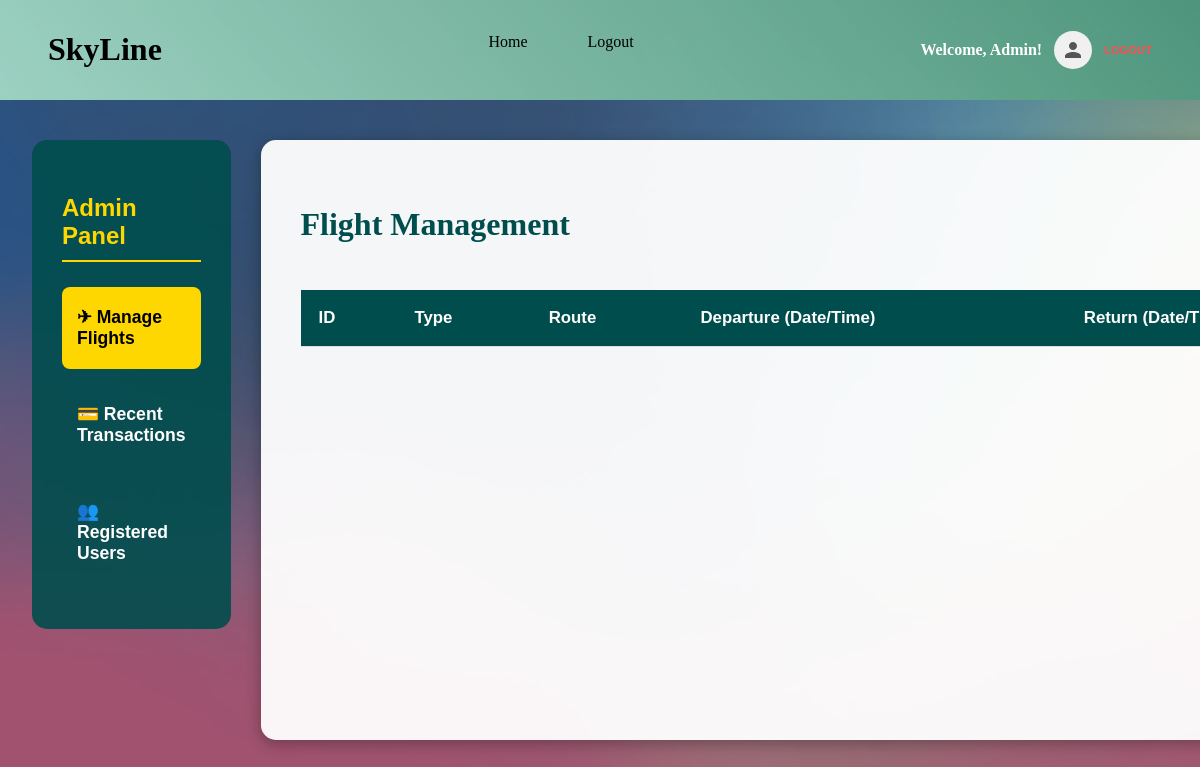
Before: /admin_dashboard (signed in) with the older database file.
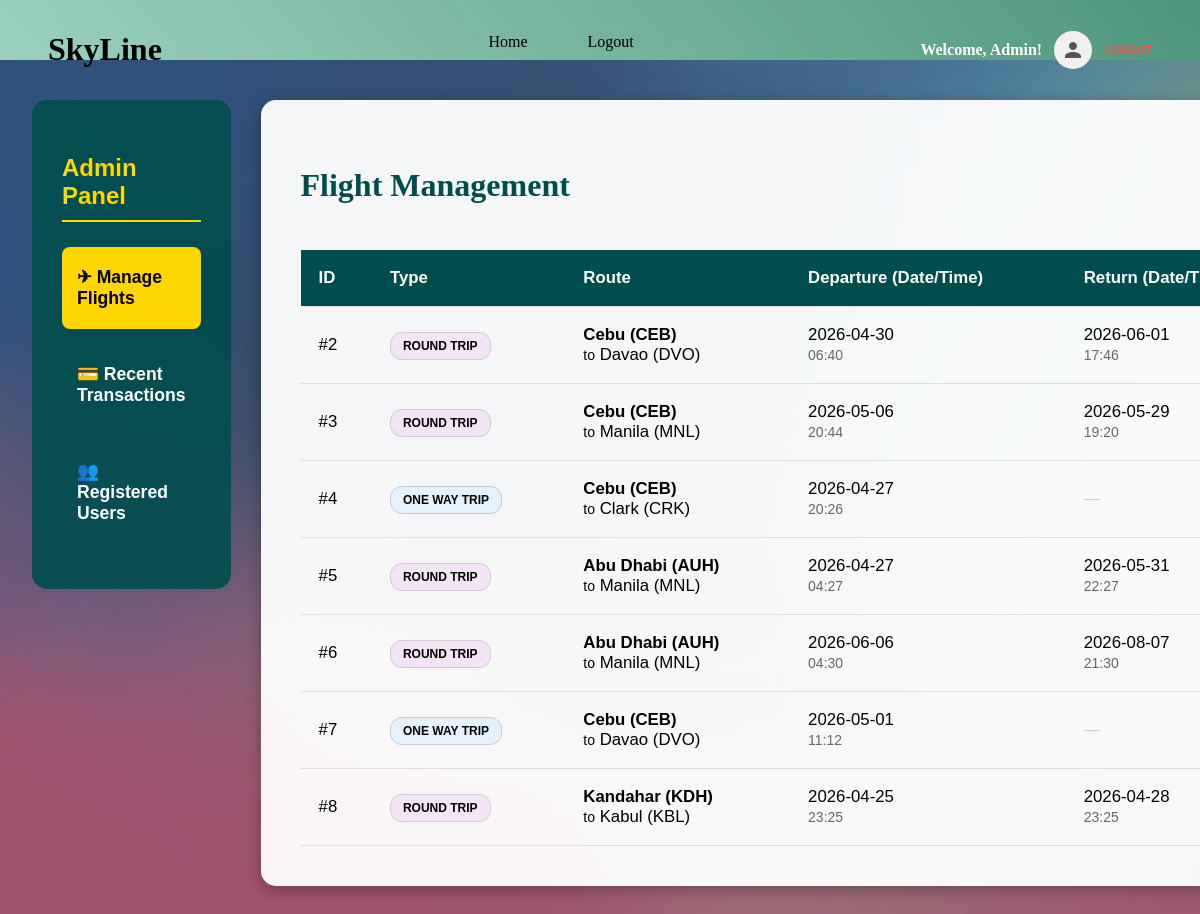
After: the same page with the newer database file.
### app.py (models this page shows)
class Flight(db.Model):
    id = db.Column(db.Integer, primary_key=True)
    from_country = db.Column(db.String(50), nullable=False)
    from_city = db.Column(db.String(50), nullable=False)
    to_country = db.Column(db.String(50), nullable=False)
    to_city = db.Column(db.String(50), nullable=False)
    dep_date = db.Column(db.String(20), nullable=False)
    dep_time = db.Column(db.String(20), nullable=False)
    ret_date = db.Column(db.String(20), nullable=False)
    ret_time = db.Column(db.String(20), nullable=False)
    duration = db.Column(db.String(20), nullable=False)
    tickets_economy = db.Column(db.Integer)
    tickets_business = db.Column(db.Integer)
    tickets_first = db.Column(db.Integer)
    price = db.Column(db.Float, nullable=False)
    promo_code = db.Column(db.String(50), nullable=False)
    trip_type=db.Column(db.String(50), nullable=False)

### app.py (the view)
@app.route('/admin_dashboard')
def admin_dashboard():
    if session.get('role') != 'admin':
        flash("Unauthorized access!")
        return redirect(url_for('index'))
    all_flights = Flight.query.all()
    all_bookings = Booking.query.order_by(Booking.id.desc()).all()
    all_users = User.query.order_by(User.role.asc()).all()
    return render_template('admin.html',
                           flights=all_flights,
                           bookings=all_bookings,
                           users=all_users)

### app.py (called while the page is built)
@app.after_request
def add_header(response):
    response.headers["Cache-Control"] = "no-cache, no-store, must-revalidate"
    response.headers["Pragma"] = "no-cache"
    response.headers["Expires"] = "0"
    return response

### templates/admin.html (shortened to what the changed rows need)
<!DOCTYPE html>
<html lang="en">
<head>
    <link rel="stylesheet" href="{{ url_for('static', filename='style.css') }}">
</head>
<body class="admin-body">
    <div class="nav">
        <div class="logo"><h1>SkyLine</h1></div>
    </div>
    <div class="admin-wrapper">
        <div class="admin-content">
            <div id="flights" class="admin-section active">
                <div style="display: flex; justify-content: space-between; align-items: center;">
                    <h2 style="font-size: 2rem; color: #004d4d;">Flight Management</h2>
                </div>
                <table>
                    <thead>
                        <tr>
                            <th>ID</th>
                            <th>Type</th>
                            <th>Route</th>
                            <th>Departure (Date/Time)</th>
                            <th>Return (Date/Time)</th>
                        </tr>
                    </thead>
                    <tbody>
                        {% for flight in flights %}
                        <tr>
                            <td>#{{ flight.id }}</td>
                            <td>
                                <span class="status-pill" style="background: {{ '#e3f2fd' if flight.trip_type == 'one way trip' else '#f3e5f5' }}; color: black; border: 1px solid #ccc;">
                                    {{ flight.trip_type|upper }}
                                </span>
                            </td>
                            <td>
                                <strong>{{ flight.from_city }}</strong> <br>
                                <small>to</small> {{ flight.to_city }}
                            </td>
                            <td>
                                {{ flight.dep_date }} <br>
                                <small style="color: #666;">{{ flight.dep_time }}</small>
                            </td>
                            <td>
                                {% if flight.trip_type == 'round trip' %}
                                    {{ flight.ret_date }} <br>
                                    <small style="color: #666;">{{ flight.ret_time }}</small>
                                {% else %}
                                    <span style="color: #ccc;">—</span>
                                {% endif %}
                            </td>
                        </tr>
                        {% endfor %}
                    </tbody>
                </table>
            </div>
        </div>
    </div>
</body>
</html>

Changed rows visible on the page:
added Flight: id "2", trip_type "ROUND TRIP", from_city "Cebu (CEB)", to_city "Davao (DVO)", dep_date "2026-04-30", dep_time "06:40", ret_date "2026-06-01", ret_time "17:46"
added Flight: id "3", trip_type "ROUND TRIP", from_city "Cebu (CEB)", to_city "Manila (MNL)", dep_date "2026-05-06", dep_time "20:44", ret_date "2026-05-29", ret_time "19:20"
added Flight: id "4", trip_type "ONE WAY TRIP", from_city "Cebu (CEB)", to_city "Clark (CRK)", dep_date "2026-04-27", dep_time "20:26"
added Flight: id "5", trip_type "ROUND TRIP", from_city "Abu Dhabi (AUH)", to_city "Manila (MNL)", dep_date "2026-04-27", dep_time "04:27", ret_date "2026-05-31", ret_time "22:27"
added Flight: id "6", trip_type "ROUND TRIP", from_city "Abu Dhabi (AUH)", to_city "Manila (MNL)", dep_date "2026-06-06", dep_time "04:30", ret_date "2026-08-07", ret_time "21:30"
added Flight: id "7", trip_type "ONE WAY TRIP", from_city "Cebu (CEB)", to_city "Davao (DVO)", dep_date "2026-05-01", dep_time "11:12"
added Flight: id "8", trip_type "ROUND TRIP", from_city "Kandahar (KDH)", to_city "Kabul (KBL)", dep_date "2026-04-25", dep_time "23:25", ret_date "2026-04-28", ret_time "23:25"
